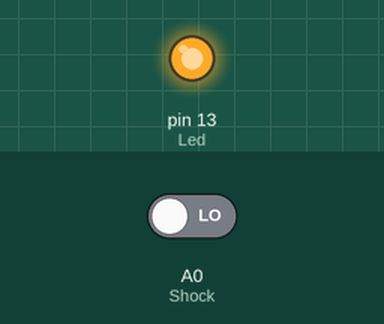
This sketch was run on a simulated Arduino Uno, built with avr-gcc and run on an emulated ATmega328P. Parts: output pins drawn as LEDs (lit = HIGH). The inputs (shaded band) are chosen by the test bench; at power-on: A0 (Shock) LOW. What the sketch prints to the serial monitor is not drawn.

Above: at 1.2 s.
1.3 s: A0 (Shock) driven HIGH
At 2.5 s:
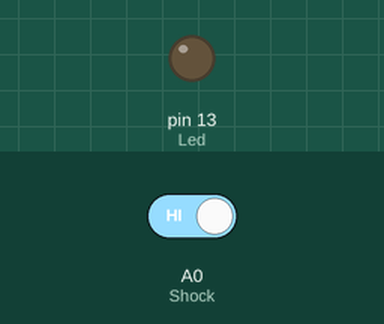
2.8 s: A0 (Shock) driven LOW
At 3.9 s:
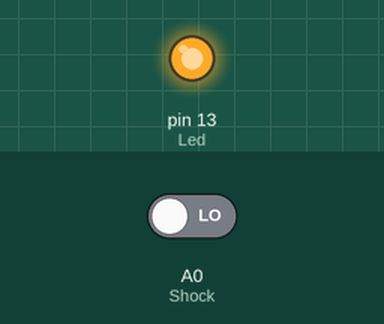
Timing chart, 0 to 5.8 s (numbered marks = the images above; inputs shaded):
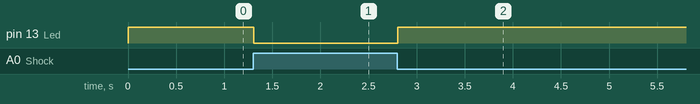

Measured:
- after the input at 1.3 s, pin 13 (Led): HIGH → LOW at once
- after the input at 2.8 s, pin 13 (Led): LOW → HIGH at once

The sketch:

vibrationSwitch.ino
```cpp
int Led = 13 ;// define LED Interface
int Shock = A0; // define the vibration sensor interface
int val; // define numeric variables val
void setup ()
{
  Serial.begin (9600);
  pinMode(Led, OUTPUT) ; // define LED as output interface
  pinMode(Shock, INPUT) ; // output interface defines vibration sensor
}
void loop ()
{
  val = digitalRead(Shock); // read digital interface is assigned a value of 3 val
  Serial.println(val);
  if (val == HIGH) // When the shock sensor detects a signal, LED flashes
  {
    digitalWrite(Led, LOW);
  }
  else
  {
    digitalWrite(Led, HIGH);
  }
}
```
